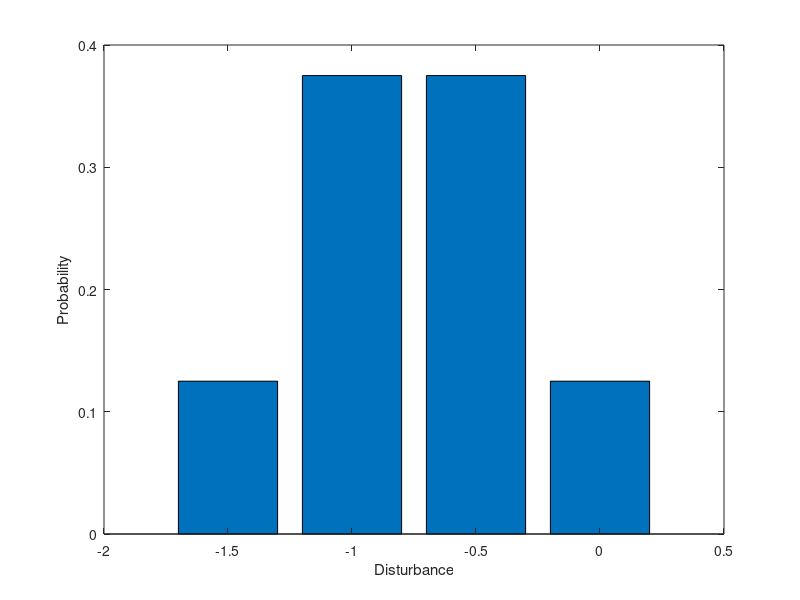

Recreate this plot in MATLAB. (Note: this script raises an error after producing the figure.)
clear; clc;
addpath(fullfile(fileparts(mfilename('fullpath')), '..', 'shared'));

%% Inputs
b = 1; % dynamics: x_{k+1} = x_k + b*u_k - w_k
N = 20; % finite horizon length
N_sims = 100; % number of Monte Carlo sims
gamma = 1; % discount factor
dx = 0.5; % inventory level discretization
x_left = -2; x_right = 8; % inventory level limits
w_left = -1.5; w_right = 0; % disturbance limits
u_left = 0; u_right = x_right-x_left-w_left; % control limits
order_flag = 'sector'; % ordering cost flag: 'sector' or 'affine'
l = 2; h = 4; % ordering cost sector bounds
x_switch = 6; % x-value of switch between segments of piecewise linear ordering cost
K = 0; K_h = 0; % fixed ordering cost and upper bound
alpha = 0.1; beta = 10; % per-unit holding/backlog costs

% BE SURE TO ALSO SET ORDER/STATE COST AS DESIRED!

%% Problem Setup
B = b*eye(2);
x_vec = x_left:dx:x_right;
u_vec = u_left:dx:u_right;
w_vals = w_left:dx:w_right; % disturbance support discretization
% w_probs = 1/length(w_vals)*ones(size(w_vals)); % uniform
w_probs = binopdf(0:length(w_vals)-1,length(w_vals)-1,0.5); % binomial

figure
bar(w_vals,w_probs)
xlabel('Disturbance'); ylabel('Probability');

figure
plot(2*u_left:dx:2*u_right,order_cost(2*u_left:dx:2*u_right,l,h,K,K_h,x_switch,order_flag,'2D'),'LineWidth',1.5)
xlabel('Order Quantity'); ylabel('Cost');

figure
plot(x_vec,state_cost(x_vec,alpha,beta,'2D'),'LineWidth',1.5)
xlabel('Inventory Level'); ylabel('Cost');

[X1,X2] = meshgrid(x_vec,x_vec);
[U1,U2] = meshgrid(u_vec,u_vec);

%% Coupled DP
% Pre-computation:
%   > SASPM: state-action-state probability matrix
%   > SACM: state-action-cost matrix
[SASPM_coupled,SACM_coupled] = precompute_coupled(X1,X2,U1,U2,...
    B,w_vals,w_probs,alpha,beta,l,h,K,K_h,x_switch,order_flag);

% DP
dim_flag = '2D';
[J_coupled,U_coupled] = ...
    finite_horizon_dp(X1,X2,SASPM_coupled,SACM_coupled,N,gamma,alpha,beta,dim_flag);

%% Decoupled DP
% Pre-computation
%   > SASPM: state-action-state probability matrix
%   > SACM: state-action-cost matrix
[SASPM_decoupled,SACM_decoupled] = precompute_decoupled(x_vec,u_vec,b,...
    w_vals,w_probs,alpha,beta,l,h,K,K_h,x_switch,order_flag);

% DP
dim_flag = '1D';
[~,U_decoupled_1D] = ...
    finite_horizon_dp(x_vec,[],SASPM_decoupled,SACM_decoupled,N,gamma,alpha,beta,dim_flag);

% Map 1D policy to 2D
U_decoupled = map_1D_policy_to_2D(U_decoupled_1D, x_vec, X1, U1, N);

% policy evaluation
J_decoupled = decoupled_policy_evaluation(X1,X2,U_decoupled,...
    SASPM_coupled,SACM_coupled,N,gamma,alpha,beta,'2D');

%% Monte Carlo Policy Evaluation 
[cost_coupled,cost_decoupled,cost_online] = monte_carlo_policy_evaluation(X1,X2,U1,U2,...
    U_coupled,U_decoupled,N,B,N_sims,w_vals,w_probs,alpha,beta,l,h,K,K_h,x_switch,order_flag);

%% Post-processing
visualize(x_vec,U1,U2,U_coupled,U_decoupled,J_coupled,J_decoupled,...
    cost_coupled,cost_decoupled,cost_online,order_flag)
